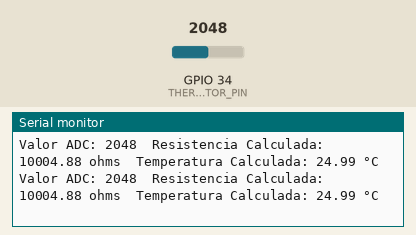
Recording of a sketch running on a simulated ESP32. Shown: the last lines printed to the serial monitor. The test bench sets the inputs (shaded band); at power-on: GPIO 34 (THERMISTOR_PIN) = 2048 (analog values on the 0–4095 scale).

Above: at 1.8 s.
1.9 s: GPIO 34 (THERMISTOR_PIN) set to 4095
At 2.8 s:
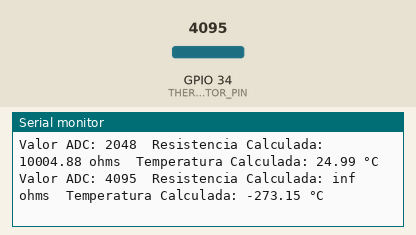
4.5 s: GPIO 34 (THERMISTOR_PIN) set to 3603
At 5.5 s:
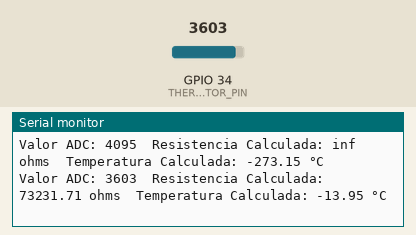

Measured:
- after the input at 1.9 s, the serial monitor: prints a new line after 0.10 s (image 1)
- after the input at 4.5 s, the serial monitor: prints a new line after 0.51 s (image 2)

The sketch:

main.ino
```cpp
// Definições para o ESP32 e o Termistor NTC
// THERMISTOR_PIN: Define o pino GPIO 34 do ESP32 para a leitura analógica do sensor de temperatura.
//                 GPIO 34 é um dos pinos ADC (Conversor Analógico-Digital) do ESP32, adequado para sensores analógicos.
const int THERMISTOR_PIN = 34;

// NOMINAL_RESISTANCE: Resistência do termistor em sua temperatura nominal (25°C), tipicamente 10kΩ.
const int NOMINAL_RESISTANCE = 10000;

// NOMINAL_TEMPERATURE: Temperatura de referência para a resistência nominal, em graus Celsius.
const int NOMINAL_TEMPERATURE = 25;

// B_COEFFICIENT: Coeficiente Beta (B) do termistor. Este valor, junto com a resistência nominal,
//                é usado na equação de Steinhart-Hart para converter resistência em temperatura.
//                Um valor típico para termistores NTC de 10kΩ é 3950.
const int B_COEFFICIENT = 3950;

// SERIES_RESISTANCE: Resistência em série com o termistor no circuito divisor de tensão.
//                    Como estamos usando uma placa de sensor (KY-013) que já integra essa resistência,
//                    este valor reflete a resistência interna da placa para os cálculos.
const int SERIES_RESISTANCE = 10000;

// Função setup(): Executada uma única vez quando o ESP32 é iniciado ou reiniciado.
void setup() {
  // Serial.begin(baudRate): Inicializa a comunicação serial entre o ESP32 e o Serial Monitor.
  //                        115200 bps (bits por segundo) é uma velocidade comum e rápida para debug.
  Serial.begin(115200);

  // analogReadResolution(bits): Define a resolução do ADC. O ESP32 pode usar até 12 bits,
  //                             o que significa leituras de 0 a 4095 (2^12 - 1).
  //                             Uma resolução maior oferece maior precisão nas leituras analógicas.
  analogReadResolution(12);
}

// Função loop(): Executada repetidamente após a função setup().
void loop() {
  // Leitura do valor analógico: Lê o valor bruto do ADC do pino especificado.
  // O valor retornado estará entre 0 e 4095, proporcional à tensão no pino.
  int adcValue = analogRead(THERMISTOR_PIN);

  // Cálculo da resistência do termistor:
  // Esta fórmula deriva da análise do divisor de tensão e é usada para obter
  // a resistência atual do termistor com base na leitura do ADC e na resistência em série.
  float resistance = SERIES_RESISTANCE / ((4095.0 / adcValue) - 1);

  // Cálculo da temperatura em Celsius usando a equação de Steinhart-Hart (simplificada):
  // Esta equação é um modelo matemático amplamente utilizado para converter a resistência
  // de um termistor NTC para temperatura.
  float steinhart;
  steinhart = resistance / NOMINAL_RESISTANCE;     // Passo 1: R/R0 (resistência atual sobre resistência nominal)
  steinhart = log(steinhart);                      // Passo 2: ln(R/R0) (logaritmo natural)
  steinhart /= B_COEFFICIENT;                      // Passo 3: Dividido pelo coeficiente Beta
  steinhart += 1.0 / (NOMINAL_TEMPERATURE + 273.15); // Passo 4: Adiciona 1/T0 (T0 em Kelvin)
  steinhart = 1.0 / steinhart;                     // Passo 5: Inverte para obter a temperatura em Kelvin
  float temperatureC = steinhart - 273.15;         // Passo 6: Converte de Kelvin para Celsius (subtrai 273.15)

  // Impressão dos valores no Monitor Serial:
  // Envia os valores lidos e calculados para o Serial Monitor do Wokwi.
  // O "\t" insere um caractere de tabulação para organizar a saída em colunas.
  Serial.print("Valor ADC: ");
  Serial.print(adcValue);
  Serial.print("\tResistencia Calculada: ");
  Serial.print(resistance);
  Serial.print(" ohms\tTemperatura Calculada: ");
  Serial.print(temperatureC);
  Serial.println(" °C"); // Serial.println adiciona uma quebra de linha

  // delay(milissegundos): Pausa a execução do loop por um tempo especificado.
  // Usamos 1000 ms (1 segundo) para simular uma amostragem de dados a cada segundo (1 Hz).
  delay(1000);
}
```
